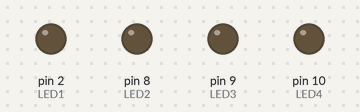
Simulated run of this sketch. Board: Arduino Uno, built with avr-gcc and run on an emulated ATmega328P. Parts: output pins drawn as LEDs (lit = HIGH).

Above: at 0.05 s.
At 0.65 s:
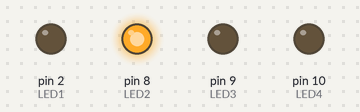
At 1.15 s:
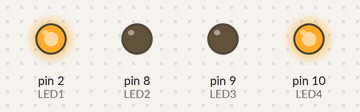
At 2.35 s:
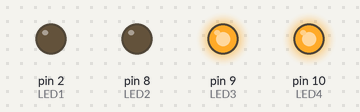
At 3.45 s:
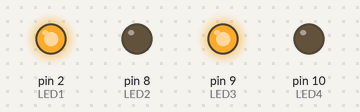
At 4.55 s:
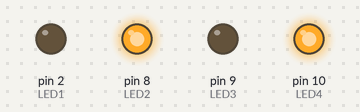
Timing chart, 0 to 4.8 s (numbered marks = the images above):
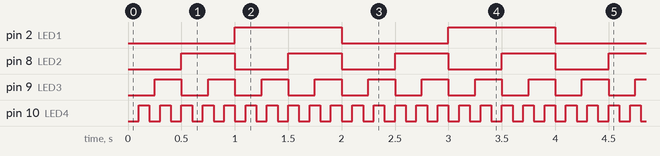

Measured:
- by itself, pin 2 (LED1): alternates HIGH for 1.0 s and LOW for 1.0 s
- by itself, pin 8 (LED2): alternates HIGH for 0.50 s and LOW for 0.50 s
- by itself, pin 9 (LED3): alternates HIGH for 0.25 s and LOW for 0.25 s
- by itself, pin 10 (LED4): alternates HIGH for 0.10 s and LOW for 0.10 s

The sketch:

TimedActionTest.ino
```cpp
#include <TimedAction.h>

#define LED1 2
#define LED2 8
#define LED3 9
#define LED4 10

void blink1() {
	static char state = 0;
	if (state)
		state = 0;
	else
		state = 1;

	digitalWrite(LED1, state);
}

void blink2() {
	static char state = 0;
	if (state)
		state = 0;
	else
		state = 1;

	digitalWrite(LED2, state);
}

void blink3() {
	static char state = 0;
	if (state)
		state = 0;
	else
		state = 1;

	digitalWrite(LED3, state);
}

void blink4() {
	static char state = 0;
	if (state)
		state = 0;
	else
		state = 1;

	digitalWrite(LED4, state);
}

TimedAction blink1Action = TimedAction(1000, blink1);
TimedAction blink2Action = TimedAction(500, blink2);
TimedAction blink3Action = TimedAction(250, blink3);
TimedAction blink4Action = TimedAction(100, blink4);

void setup() {
	pinMode(LED1, OUTPUT);
	pinMode(LED2, OUTPUT);
	pinMode(LED3, OUTPUT);
	pinMode(LED4, OUTPUT);
}

void loop() {
	blink1Action.check();
	blink2Action.check();
	blink3Action.check();
	blink4Action.check();
}
```
